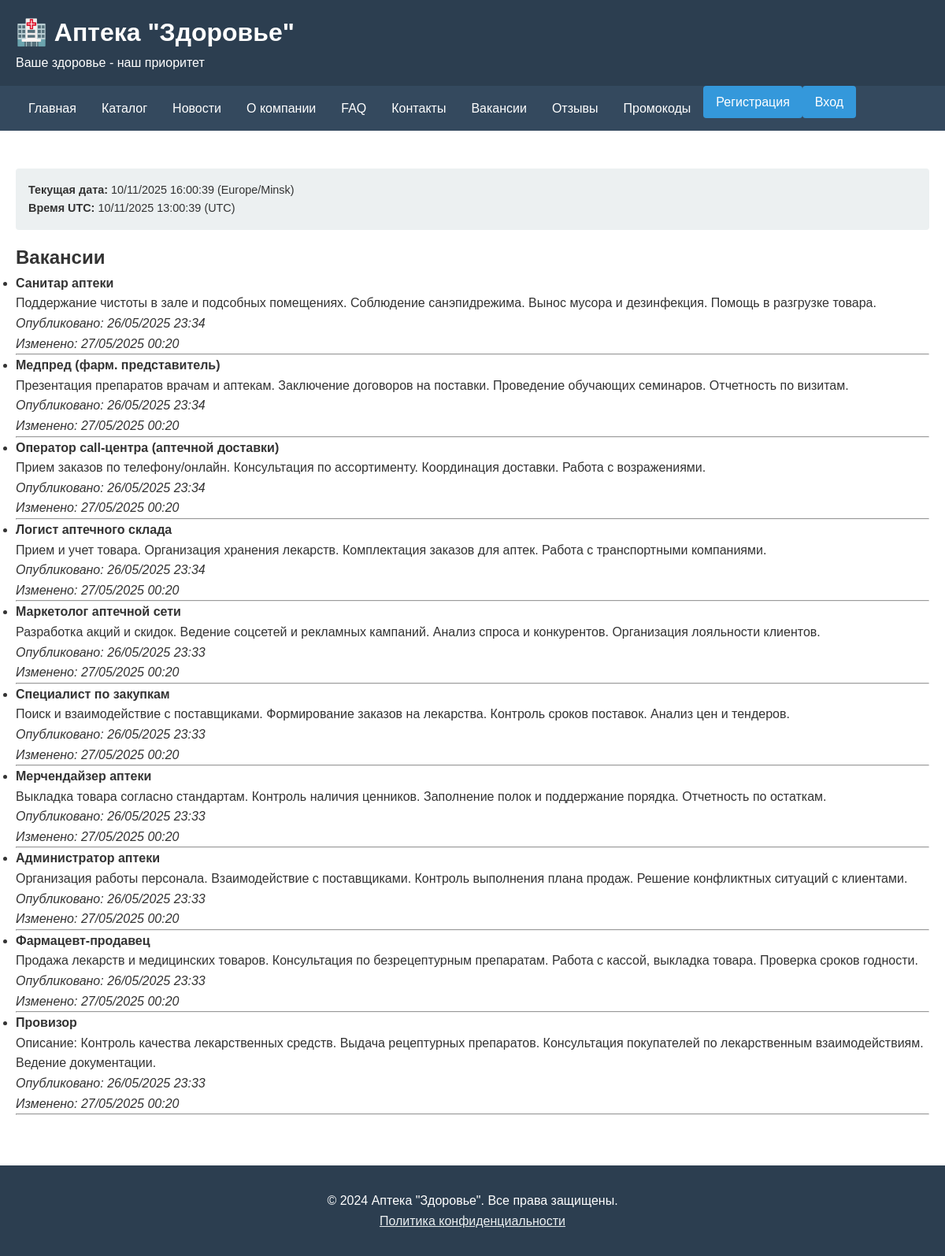
Page /vacancies/ on the committed database.
### core/models.py (models this page shows, shortened)
class Vacancy(models.Model):
    title = models.CharField(max_length=200, verbose_name='Должность')
    description = models.TextField(verbose_name='Описание')
    created_at = models.DateTimeField(auto_now_add=True, verbose_name='Дата публикации')
    updated_at = models.DateTimeField(auto_now=True, verbose_name='Дата изменения')

### core/views.py (the view)
# urls.py: path('vacancies/', vacancy_list, name='vacancy_list'),
def vacancy_list(request):
    vacancies = Vacancy.objects.all().order_by('-created_at')
    now = timezone.localtime(timezone.now())
    now_utc = timezone.now().astimezone(datetime.timezone.utc)
    now_utc_minus3 = now_utc - datetime.timedelta(hours=3)
    return render(request, 'core/vacancy_list.html', {
        'vacancies': vacancies,
        'now': now,
        'now_utc': now_utc,
        'now_utc_minus3': now_utc_minus3,
        'TIME_ZONE': timezone.get_current_timezone_name(),
    })

### core/templates/core/vacancy_list.html (shortened to what this page needs)
{% extends "core/base.html" %}
{% block content %}
<h2>Вакансии</h2>
<ul>
    {% for vacancy in vacancies %}
        <li>
            <strong>{{ vacancy.title }}</strong><br>
            {{ vacancy.description }}<br>
            <em>Опубликовано: {{ vacancy.created_at|date:"d/m/Y H:i" }}</em>
            <br>
            <em>Изменено: {{ vacancy.updated_at|date:"d/m/Y H:i" }}</em>
            <hr>
        </li>
    {% empty %}
        <li>Вакансий нет.</li>
    {% endfor %}
</ul>
{% endblock %}

### core/templates/core/base.html (style rules this page uses)
* { margin: 0; padding: 0; box-sizing: border-box; }
body { font-family: Arial, sans-serif; line-height: 1.6; color: #333; }

### rows in the picture
Vacancy: title "Санитар аптеки", description "Поддержание чистоты в зале и подсобных помещениях. Соблюдение санэпидрежима. Вынос мусора и дезинфекция. Помощь в разгрузке товара.", created_at "26/05/2025 23:34", updated_at "27/05/2025 00:20"
Vacancy: title "Медпред (фарм. представитель)", description "Презентация препаратов врачам и аптекам. Заключение договоров на поставки. Проведение обучающих семинаров. Отчетность по визитам.", created_at "26/05/2025 23:34", updated_at "27/05/2025 00:20"
Vacancy: title "Оператор call-центра (аптечной доставки)", description "Прием заказов по телефону/онлайн. Консультация по ассортименту. Координация доставки. Работа с возражениями.", created_at "26/05/2025 23:34", updated_at "27/05/2025 00:20"
Vacancy: title "Логист аптечного склада", description "Прием и учет товара. Организация хранения лекарств. Комплектация заказов для аптек. Работа с транспортными компаниями.", created_at "26/05/2025 23:34", updated_at "27/05/2025 00:20"
Vacancy: title "Маркетолог аптечной сети", description "Разработка акций и скидок. Ведение соцсетей и рекламных кампаний. Анализ спроса и конкурентов. Организация лояльности клиентов.", created_at "26/05/2025 23:33", updated_at "27/05/2025 00:20"
Vacancy: title "Специалист по закупкам", description "Поиск и взаимодействие с поставщиками. Формирование заказов на лекарства. Контроль сроков поставок. Анализ цен и тендеров.", created_at "26/05/2025 23:33", updated_at "27/05/2025 00:20"
Vacancy: title "Мерчендайзер аптеки", description "Выкладка товара согласно стандартам. Контроль наличия ценников. Заполнение полок и поддержание порядка. Отчетность по остаткам.", created_at "26/05/2025 23:33", updated_at "27/05/2025 00:20"
Vacancy: title "Администратор аптеки", description "Организация работы персонала. Взаимодействие с поставщиками. Контроль выполнения плана продаж. Решение конфликтных ситуаций с клиентами.", created_at "26/05/2025 23:33", updated_at "27/05/2025 00:20"
Vacancy: title "Фармацевт-продавец", description "Продажа лекарств и медицинских товаров. Консультация по безрецептурным препаратам. Работа с кассой, выкладка товара. Проверка сроков годности.", created_at "26/05/2025 23:33", updated_at "27/05/2025 00:20"
Vacancy: title "Провизор", description "Описание: Контроль качества лекарственных средств. Выдача рецептурных препаратов. Консультация покупателей по лекарственным взаимодействиям. Ведение документации.", created_at "26/05/2025 23:33", updated_at "27/05/2025 00:20"

### other values in the picture
{{ now|date:"d/m/Y H:i:s" }} "10/11/2025 16:00:39"
{{ TIME_ZONE }} "Europe/Minsk"
{{ now_utc_minus3|date:"d/m/Y H:i:s" }} "10/11/2025 13:00:39"
